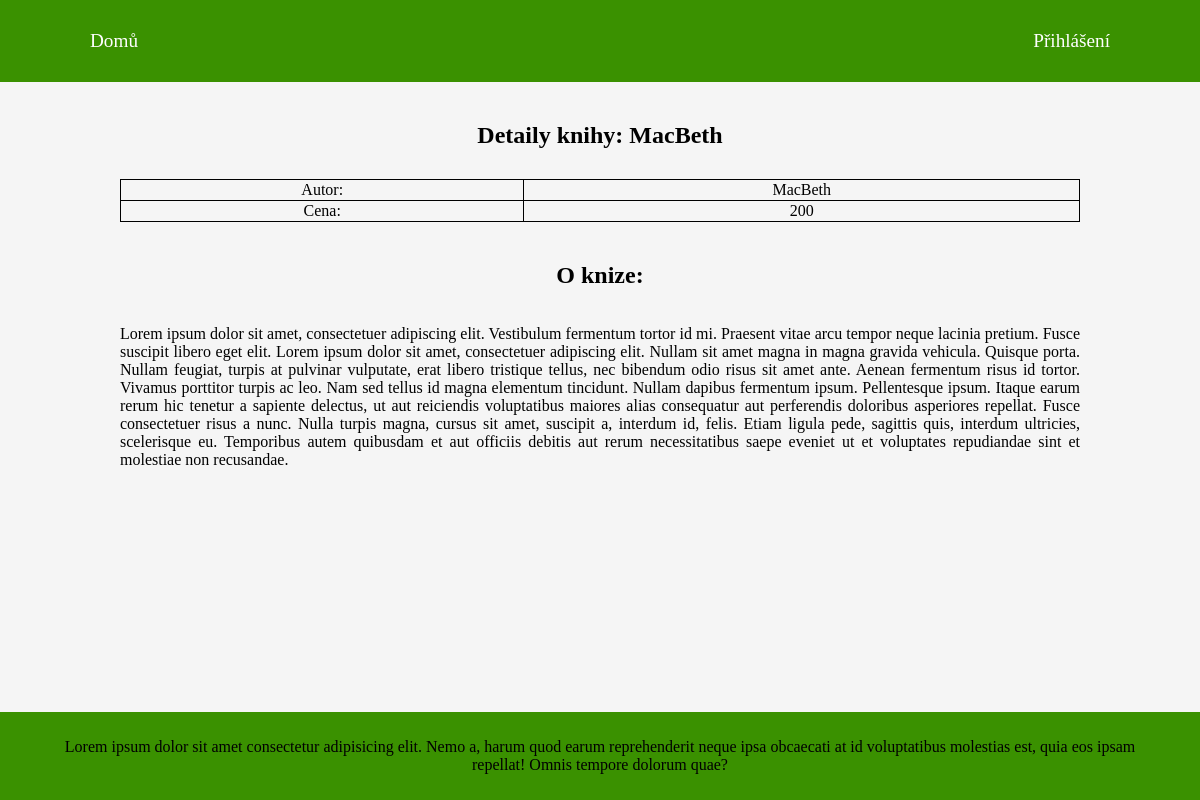
Screenshot of /library/bookDetails/MacBeth with the database file from the repository.
### tables this page shows
CREATE TABLE IF NOT EXISTS `books` (
  `book_id` int(11) UNSIGNED NOT NULL AUTO_INCREMENT,
  `name` varchar(255) NOT NULL,
  `author_id` int(10) UNSIGNED NOT NULL,
  `price` int(10) UNSIGNED NOT NULL,
  `description` text NOT NULL,
  `url` varchar(255) NOT NULL,
  PRIMARY KEY (`book_id`),
  KEY `author_id` (`author_id`)
);

### controller/Controller.php (called while the page is built, shortened)
<?php
abstract class Controller
{
    protected $view;
    function displayView()
    {
        require("view/$this->view.phtml");
    }
}

### index.php (called while the page is built, shortened)
<?php
$controller = new RouterController();
$controller->process(array($_SERVER['REQUEST_URI']));

### model/Db.php (called while the page is built, shortened)
<?php
class Db
{
    static $connection;
    public static function makeConnection($host, $database, $user, $password)
    {
        if (!isset($connection)) {
            self::$connection = new PDO(
                "mysql:host=$host;dbname=$database;charset=utf8",
                $user,
                $password
            );
        }
        return self::$connection;
    }
    public static function retrieveOne($query, $args = null)
    {
        $stmt = self::$connection->prepare($query);
        $stmt->execute($args);
        return $stmt->fetch();
    }
}

### model/BookManager.php (called while the page is built, shortened)
<?php
class BookManager
{
    function getSpecificBookByURL($url)
    {
        $book = Db::retrieveOne("SELECT books.`name`,books.`price`, books.`description`,books.`url`, authors.name, authors.surname, authors.nationality FROM `books` JOIN authors ON books.author_id=authors.author_id WHERE books.`url` = :url", [':url' => $url]);
        return $book;
    }
}

### controller/bookDetailsController.php (called while the page is built, shortened)
<?php
class BookDetailsController extends Controller
{
    public function process($params = array())
    {
        $bookURL = $params[0];
        $bookHandler = new BookManager();
        $this->data["book"] = $bookHandler->getSpecificBookByURL($bookURL);
    }
}

### view/bookDetail.phtml (the view)
<article>
    <h1>Detaily knihy: <?= $book[0] ?></h1>
    <table>
        <tr>
            <td>Autor: </td>
            <td><?= $book[0] ?> </td>
        </tr>
        <tr>
            <td>Cena: </td>
            <td><?= $book["price"] ?> </td>
        </tr>
    </table>
    <h2>O knize:</h2>
    <p class="justify"><?= $book["description"] ?></p>
</article>

### style.css (style rules this page uses)
body { margin: 0px; padding: 0px; min-height: 100vh; background-color: whitesmoke; box-sizing: border-box; display: flex; flex-direction: column; }
article { display: flex; flex-direction: column; flex-grow: 1; padding: 0% 5%; text-align: center; margin: 20px 0px; }
table { width: 100%; border: 1px solid black; border-collapse: collapse; margin: 10px 0px 20px 0px; }
td { border: 1px solid black; }
.justify { text-align: justify; }
@media only screen and (min-width: 900px) { article { padding: 0% 10%; } }

### rows the page displays
books: name "MacBeth", price "200", description "Lorem ipsum dolor sit amet, consectetuer adipiscing elit. Vestibulum fermentum tortor id mi. Praesent vitae arcu tempor neque lacinia pretium. Fusce suscipit libero eget elit. Lorem ipsum dolor sit amet, consectetuer adipiscing elit. Nullam sit amet magna in magna gravida vehicula. Quisque porta. Nullam feugiat, turpis at pulvinar vulputate, erat libero tristique tellus, nec bibendum odio risus sit amet ante. Aenean fermentum risus id tortor. Vivamus porttitor turpis ac leo. Nam sed tellus id magna elementum tincidunt. Nullam dapibus fermentum ipsum. Pellentesque ipsum. Itaque earum rerum hic tenetur a sapiente delectus, ut aut reiciendis voluptatibus maiores alias consequatur aut…"

### other values shown
$userText "Přihlášení"
